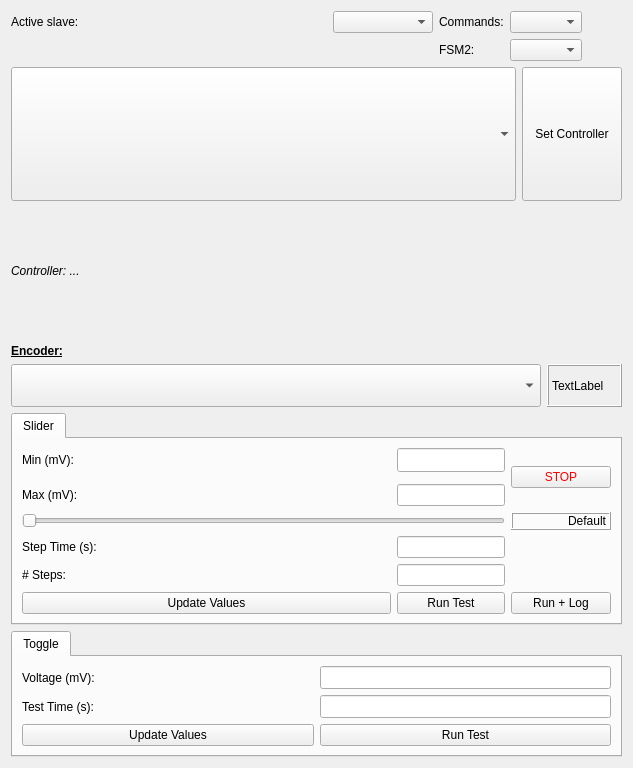
<?xml version="1.0" encoding="UTF-8"?>
<ui version="4.0">
 <class>W_StepResponse</class>
 <widget class="QWidget" name="W_StepResponse">
  <property name="geometry">
   <rect>
    <x>0</x>
    <y>0</y>
    <width>633</width>
    <height>768</height>
   </rect>
  </property>
  <property name="sizePolicy">
   <sizepolicy hsizetype="Preferred" vsizetype="Preferred">
    <horstretch>0</horstretch>
    <verstretch>0</verstretch>
   </sizepolicy>
  </property>
  <property name="minimumSize">
   <size>
    <width>0</width>
    <height>0</height>
   </size>
  </property>
  <property name="baseSize">
   <size>
    <width>708</width>
    <height>673</height>
   </size>
  </property>
  <property name="windowTitle">
   <string>Form</string>
  </property>
  <layout class="QVBoxLayout" name="verticalLayout" stretch="2,13,3,0,0">
   <item>
    <layout class="QGridLayout" name="gridLayout_4" columnstretch="1,0,0,0,0">
     <item row="0" column="2">
      <widget class="QLabel" name="label_4">
       <property name="text">
        <string>Commands:</string>
       </property>
      </widget>
     </item>
     <item row="0" column="1">
      <widget class="QComboBox" name="comboBox_slave">
       <property name="sizePolicy">
        <sizepolicy hsizetype="Preferred" vsizetype="Preferred">
         <horstretch>0</horstretch>
         <verstretch>0</verstretch>
        </sizepolicy>
       </property>
       <property name="minimumSize">
        <size>
         <width>100</width>
         <height>0</height>
        </size>
       </property>
      </widget>
     </item>
     <item row="0" column="4">
      <spacer name="horizontalSpacer_2">
       <property name="orientation">
        <enum>Qt::Horizontal</enum>
       </property>
       <property name="sizeHint" stdset="0">
        <size>
         <width>40</width>
         <height>20</height>
        </size>
       </property>
      </spacer>
     </item>
     <item row="0" column="3">
      <widget class="QComboBox" name="comboBoxCmdStyle"/>
     </item>
     <item row="0" column="0">
      <widget class="QLabel" name="label">
       <property name="sizePolicy">
        <sizepolicy hsizetype="Preferred" vsizetype="Preferred">
         <horstretch>0</horstretch>
         <verstretch>0</verstretch>
        </sizepolicy>
       </property>
       <property name="text">
        <string>Active slave:</string>
       </property>
      </widget>
     </item>
     <item row="1" column="2">
      <widget class="QLabel" name="label_5">
       <property name="text">
        <string>FSM2:</string>
       </property>
      </widget>
     </item>
     <item row="1" column="3">
      <widget class="QComboBox" name="comboBoxFSM2"/>
     </item>
    </layout>
   </item>
   <item>
    <layout class="QGridLayout" name="gridLayout" rowstretch="0,0" columnstretch="1,0,0,0">
     <property name="verticalSpacing">
      <number>3</number>
     </property>
     <item row="0" column="0" colspan="2">
      <widget class="QComboBox" name="comboBox_ctrl_list">
       <property name="sizePolicy">
        <sizepolicy hsizetype="Preferred" vsizetype="Preferred">
         <horstretch>0</horstretch>
         <verstretch>0</verstretch>
        </sizepolicy>
       </property>
       <property name="minimumSize">
        <size>
         <width>100</width>
         <height>0</height>
        </size>
       </property>
       <property name="maximumSize">
        <size>
         <width>16777215</width>
         <height>210</height>
        </size>
       </property>
       <property name="iconSize">
        <size>
         <width>16</width>
         <height>4</height>
        </size>
       </property>
      </widget>
     </item>
     <item row="1" column="0" colspan="4">
      <widget class="QLabel" name="statusController">
       <property name="sizePolicy">
        <sizepolicy hsizetype="Preferred" vsizetype="Preferred">
         <horstretch>0</horstretch>
         <verstretch>0</verstretch>
        </sizepolicy>
       </property>
       <property name="maximumSize">
        <size>
         <width>16777215</width>
         <height>16777215</height>
        </size>
       </property>
       <property name="text">
        <string>&lt;html&gt;&lt;head/&gt;&lt;body&gt;&lt;p&gt;&lt;span style=&quot; font-style:italic;&quot;&gt;Controller: ...&lt;/span&gt;&lt;/p&gt;&lt;/body&gt;&lt;/html&gt;</string>
       </property>
      </widget>
     </item>
     <item row="0" column="2" colspan="2">
      <widget class="QPushButton" name="pushButton_SetController">
       <property name="sizePolicy">
        <sizepolicy hsizetype="Preferred" vsizetype="Preferred">
         <horstretch>0</horstretch>
         <verstretch>0</verstretch>
        </sizepolicy>
       </property>
       <property name="minimumSize">
        <size>
         <width>100</width>
         <height>0</height>
        </size>
       </property>
       <property name="maximumSize">
        <size>
         <width>16777215</width>
         <height>16777215</height>
        </size>
       </property>
       <property name="text">
        <string>Set Controller</string>
       </property>
       <property name="iconSize">
        <size>
         <width>16</width>
         <height>4</height>
        </size>
       </property>
      </widget>
     </item>
    </layout>
   </item>
   <item>
    <layout class="QGridLayout" name="gridLayout_3" rowstretch="0,1" columnstretch="2,0">
     <item row="0" column="0">
      <widget class="QLabel" name="label_2">
       <property name="sizePolicy">
        <sizepolicy hsizetype="Preferred" vsizetype="Preferred">
         <horstretch>0</horstretch>
         <verstretch>0</verstretch>
        </sizepolicy>
       </property>
       <property name="maximumSize">
        <size>
         <width>16777215</width>
         <height>16777215</height>
        </size>
       </property>
       <property name="text">
        <string>&lt;html&gt;&lt;head/&gt;&lt;body&gt;&lt;p&gt;&lt;span style=&quot; font-weight:600; text-decoration: underline;&quot;&gt;Encoder:&lt;/span&gt;&lt;/p&gt;&lt;/body&gt;&lt;/html&gt;</string>
       </property>
      </widget>
     </item>
     <item row="1" column="0">
      <widget class="QComboBox" name="comboBoxDispSel">
       <property name="sizePolicy">
        <sizepolicy hsizetype="Preferred" vsizetype="Preferred">
         <horstretch>0</horstretch>
         <verstretch>0</verstretch>
        </sizepolicy>
       </property>
       <property name="minimumSize">
        <size>
         <width>125</width>
         <height>0</height>
        </size>
       </property>
       <property name="maximumSize">
        <size>
         <width>16777215</width>
         <height>16777215</height>
        </size>
       </property>
      </widget>
     </item>
     <item row="1" column="1">
      <widget class="QLabel" name="labelDispEncoder">
       <property name="sizePolicy">
        <sizepolicy hsizetype="Preferred" vsizetype="Preferred">
         <horstretch>0</horstretch>
         <verstretch>0</verstretch>
        </sizepolicy>
       </property>
       <property name="minimumSize">
        <size>
         <width>75</width>
         <height>0</height>
        </size>
       </property>
       <property name="maximumSize">
        <size>
         <width>16777215</width>
         <height>16777215</height>
        </size>
       </property>
       <property name="frameShape">
        <enum>QFrame::Box</enum>
       </property>
       <property name="frameShadow">
        <enum>QFrame::Raised</enum>
       </property>
       <property name="text">
        <string>TextLabel</string>
       </property>
      </widget>
     </item>
    </layout>
   </item>
   <item>
    <widget class="QTabWidget" name="Slider">
     <property name="currentIndex">
      <number>0</number>
     </property>
     <widget class="QWidget" name="RampTest">
      <attribute name="title">
       <string>Slider</string>
      </attribute>
      <layout class="QVBoxLayout" name="verticalLayout_4">
       <item>
        <layout class="QGridLayout" name="gridLayout_2" rowstretch="1,0,0,0,0,0,0,0,0" columnstretch="1,0,0">
         <item row="8" column="1">
          <widget class="QPushButton" name="pushButton_Run">
           <property name="text">
            <string>Run Test</string>
           </property>
          </widget>
         </item>
         <item row="2" column="1">
          <widget class="QLineEdit" name="control_slider_max">
           <property name="sizePolicy">
            <sizepolicy hsizetype="Expanding" vsizetype="Expanding">
             <horstretch>0</horstretch>
             <verstretch>0</verstretch>
            </sizepolicy>
           </property>
           <property name="maximumSize">
            <size>
             <width>16777215</width>
             <height>16777215</height>
            </size>
           </property>
           <property name="alignment">
            <set>Qt::AlignRight|Qt::AlignTrailing|Qt::AlignVCenter</set>
           </property>
          </widget>
         </item>
         <item row="2" column="0">
          <widget class="QLabel" name="label_60">
           <property name="sizePolicy">
            <sizepolicy hsizetype="Preferred" vsizetype="Expanding">
             <horstretch>0</horstretch>
             <verstretch>0</verstretch>
            </sizepolicy>
           </property>
           <property name="maximumSize">
            <size>
             <width>16777215</width>
             <height>16777215</height>
            </size>
           </property>
           <property name="text">
            <string>Max (mV):</string>
           </property>
          </widget>
         </item>
         <item row="5" column="0">
          <widget class="QLabel" name="label_6">
           <property name="sizePolicy">
            <sizepolicy hsizetype="Preferred" vsizetype="Expanding">
             <horstretch>0</horstretch>
             <verstretch>0</verstretch>
            </sizepolicy>
           </property>
           <property name="text">
            <string>Step Time (s):</string>
           </property>
          </widget>
         </item>
         <item row="0" column="0">
          <widget class="QLabel" name="label_59">
           <property name="sizePolicy">
            <sizepolicy hsizetype="Preferred" vsizetype="Expanding">
             <horstretch>0</horstretch>
             <verstretch>0</verstretch>
            </sizepolicy>
           </property>
           <property name="maximumSize">
            <size>
             <width>16777215</width>
             <height>16777215</height>
            </size>
           </property>
           <property name="text">
            <string>Min (mV):</string>
           </property>
          </widget>
         </item>
         <item row="6" column="0">
          <widget class="QLabel" name="label_7">
           <property name="sizePolicy">
            <sizepolicy hsizetype="Preferred" vsizetype="Expanding">
             <horstretch>0</horstretch>
             <verstretch>0</verstretch>
            </sizepolicy>
           </property>
           <property name="text">
            <string># Steps:</string>
           </property>
          </widget>
         </item>
         <item row="8" column="2">
          <widget class="QPushButton" name="pushButton_RunLog">
           <property name="text">
            <string>Run + Log</string>
           </property>
          </widget>
         </item>
         <item row="0" column="1">
          <widget class="QLineEdit" name="control_slider_min">
           <property name="sizePolicy">
            <sizepolicy hsizetype="Expanding" vsizetype="Expanding">
             <horstretch>0</horstretch>
             <verstretch>0</verstretch>
            </sizepolicy>
           </property>
           <property name="maximumSize">
            <size>
             <width>16777215</width>
             <height>16777215</height>
            </size>
           </property>
           <property name="alignment">
            <set>Qt::AlignRight|Qt::AlignTrailing|Qt::AlignVCenter</set>
           </property>
          </widget>
         </item>
         <item row="8" column="0">
          <widget class="QPushButton" name="pushButton_UpdateSlider">
           <property name="sizePolicy">
            <sizepolicy hsizetype="Preferred" vsizetype="Expanding">
             <horstretch>0</horstretch>
             <verstretch>0</verstretch>
            </sizepolicy>
           </property>
           <property name="minimumSize">
            <size>
             <width>100</width>
             <height>0</height>
            </size>
           </property>
           <property name="maximumSize">
            <size>
             <width>16777215</width>
             <height>16777215</height>
            </size>
           </property>
           <property name="text">
            <string>Update Values</string>
           </property>
          </widget>
         </item>
         <item row="3" column="2">
          <widget class="QLabel" name="disp_slider">
           <property name="sizePolicy">
            <sizepolicy hsizetype="Expanding" vsizetype="Expanding">
             <horstretch>0</horstretch>
             <verstretch>0</verstretch>
            </sizepolicy>
           </property>
           <property name="minimumSize">
            <size>
             <width>100</width>
             <height>0</height>
            </size>
           </property>
           <property name="maximumSize">
            <size>
             <width>16777215</width>
             <height>16777215</height>
            </size>
           </property>
           <property name="autoFillBackground">
            <bool>false</bool>
           </property>
           <property name="frameShape">
            <enum>QFrame::Box</enum>
           </property>
           <property name="frameShadow">
            <enum>QFrame::Raised</enum>
           </property>
           <property name="lineWidth">
            <number>1</number>
           </property>
           <property name="text">
            <string>Default</string>
           </property>
           <property name="alignment">
            <set>Qt::AlignRight|Qt::AlignTrailing|Qt::AlignVCenter</set>
           </property>
          </widget>
         </item>
         <item row="3" column="0" colspan="2">
          <widget class="QSlider" name="hSlider_Ctrl">
           <property name="sizePolicy">
            <sizepolicy hsizetype="Expanding" vsizetype="Expanding">
             <horstretch>0</horstretch>
             <verstretch>0</verstretch>
            </sizepolicy>
           </property>
           <property name="maximumSize">
            <size>
             <width>16777215</width>
             <height>16777215</height>
            </size>
           </property>
           <property name="minimum">
            <number>55</number>
           </property>
           <property name="maximum">
            <number>155</number>
           </property>
           <property name="orientation">
            <enum>Qt::Horizontal</enum>
           </property>
          </widget>
         </item>
         <item row="5" column="1">
          <widget class="QLineEdit" name="step_sliderTime"/>
         </item>
         <item row="6" column="1">
          <widget class="QLineEdit" name="step_sliderNumSteps"/>
         </item>
         <item row="0" column="2" rowspan="3">
          <widget class="QPushButton" name="pushButton_Stop">
           <property name="styleSheet">
            <string notr="true">QPushButton{color: red}</string>
           </property>
           <property name="text">
            <string>STOP</string>
           </property>
          </widget>
         </item>
        </layout>
       </item>
      </layout>
     </widget>
    </widget>
   </item>
   <item>
    <widget class="QTabWidget" name="Toggle">
     <property name="currentIndex">
      <number>0</number>
     </property>
     <widget class="QWidget" name="StepTest">
      <attribute name="title">
       <string>Toggle</string>
      </attribute>
      <layout class="QVBoxLayout" name="verticalLayout_2">
       <item>
        <layout class="QGridLayout" name="gridLayout_5" rowstretch="0,0,0,0" columnstretch="0,0,0">
         <item row="1" column="1">
          <widget class="QLineEdit" name="step_setp_a">
           <property name="sizePolicy">
            <sizepolicy hsizetype="Preferred" vsizetype="Preferred">
             <horstretch>0</horstretch>
             <verstretch>0</verstretch>
            </sizepolicy>
           </property>
           <property name="minimumSize">
            <size>
             <width>75</width>
             <height>0</height>
            </size>
           </property>
           <property name="maximumSize">
            <size>
             <width>16777215</width>
             <height>16777215</height>
            </size>
           </property>
           <property name="alignment">
            <set>Qt::AlignRight|Qt::AlignTrailing|Qt::AlignVCenter</set>
           </property>
          </widget>
         </item>
         <item row="1" column="0">
          <widget class="QLabel" name="label_55">
           <property name="sizePolicy">
            <sizepolicy hsizetype="Preferred" vsizetype="Preferred">
             <horstretch>0</horstretch>
             <verstretch>0</verstretch>
            </sizepolicy>
           </property>
           <property name="maximumSize">
            <size>
             <width>16777215</width>
             <height>16777215</height>
            </size>
           </property>
           <property name="text">
            <string>Voltage (mV):</string>
           </property>
          </widget>
         </item>
         <item row="2" column="0">
          <widget class="QLabel" name="label_3">
           <property name="text">
            <string>Test Time (s):</string>
           </property>
          </widget>
         </item>
         <item row="2" column="1">
          <widget class="QLineEdit" name="step_time">
           <property name="sizePolicy">
            <sizepolicy hsizetype="Preferred" vsizetype="Preferred">
             <horstretch>0</horstretch>
             <verstretch>0</verstretch>
            </sizepolicy>
           </property>
           <property name="minimumSize">
            <size>
             <width>75</width>
             <height>0</height>
            </size>
           </property>
           <property name="alignment">
            <set>Qt::AlignRight|Qt::AlignTrailing|Qt::AlignVCenter</set>
           </property>
          </widget>
         </item>
         <item row="3" column="0">
          <widget class="QPushButton" name="pushButton_updateTime">
           <property name="text">
            <string>Update Values</string>
           </property>
          </widget>
         </item>
         <item row="3" column="1">
          <widget class="QPushButton" name="pushButton_setp_a_go">
           <property name="sizePolicy">
            <sizepolicy hsizetype="Preferred" vsizetype="Preferred">
             <horstretch>0</horstretch>
             <verstretch>0</verstretch>
            </sizepolicy>
           </property>
           <property name="maximumSize">
            <size>
             <width>16777215</width>
             <height>16777215</height>
            </size>
           </property>
           <property name="text">
            <string>Run Test</string>
           </property>
          </widget>
         </item>
        </layout>
       </item>
      </layout>
     </widget>
    </widget>
   </item>
  </layout>
 </widget>
 <tabstops>
  <tabstop>comboBox_slave</tabstop>
  <tabstop>comboBox_ctrl_list</tabstop>
  <tabstop>pushButton_SetController</tabstop>
  <tabstop>step_setp_a</tabstop>
  <tabstop>comboBoxDispSel</tabstop>
 </tabstops>
 <resources/>
 <connections/>
</ui>
